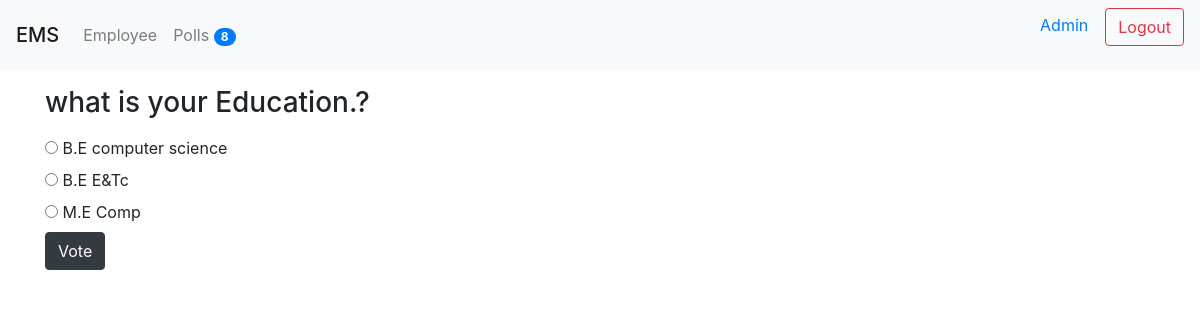
The page /polls/3/ (signed in) on the database its author committed.
### poll/models.py (models this page shows, shortened)
class Question(models.Model):
    title  = models.TextField(null=True, blank=True)
    status = models.CharField(default='inactive', max_length=10)
    created_by = models.ForeignKey(User, null=True, blank=True, on_delete=models.CASCADE)
    start_date = models.DateTimeField(null=True, blank=True)
    end_date = models.DateTimeField(null=True, blank=True)
    created_at = models.DateTimeField(auto_now_add=True)
    updated_at = models.DateTimeField(auto_now=True)
    @property
    def choices(self):
        return self.choice_set.all()

class Choice(models.Model):
    question = models.ForeignKey('poll.Question',on_delete=models.CASCADE)
    text = models.TextField(null=True, blank=True)
    created_at = models.DateTimeField(auto_now_add=True)
    updated_at = models.DateTimeField(auto_now=True)

### poll/views.py (the view, shortened to what this page needs)
# urls.py: path('polls/',include('poll.urls')),
@login_required(login_url="/login/")
def poll(request, id= None ):
    if request.method == "GET":
        try:
            question = Question.objects.get(id=id)
        except:
            raise Http404
        context = {}
        context['question'] = question
        return render(request, 'polls/poll.html', context)

### poll/context_processors.py (called while the page is built)
def polls_count(request):
    count = Question.objects.count()
    return {"polls_count": count}

### ems/templates/polls/poll.html (shortened to what this page needs)
{% extends 'base.html' %}
{% block content %}
    <p>
        <h3>{{question.title}}</h3>
    </p>
    <form method="POST">
    {% for choice in question.choices %}
        <div class="radio">
            <label>
                <input type="radio" name="choice" value="{{choice.id}}">
                {{choice.text}}
            </label>
        </div>
    {% empty %}
        <p>There is no choice available for this question.</p>
    {% endfor %}
        <button class="btn btn-dark" type="submit" value="Vote">Vote</button>
    </form>
{% endblock content %}

### ems/templates/header.html (shortened to what this page needs)
<div class="navbar navbar-expand-lg navbar-light bg-light">
    <span class="navbar-brand mb-0 h1">EMS</span>
    <div class="collapse navbar-collapse" id="navbarNav">
        <ul class="navbar-nav">
            <li class="nav-item">
                <a class="nav-link" href="{% url 'employee_list' %}">
                    {{"employee" | capfirst}}
                </a>
            </li>
            <li class="nav-item">
                <a class="nav-link" href="{% url 'polls_list' %}">
                    {{"Polls" | capfirst}}
                    <span class="badge badge-primary badge-pill ">{{polls_count}}</span>
                </a>
            </li>
        </ul>
    </div>
    <div class="text-right">
        {% if user %}
        <form method="POST" action="/logout/">
        <a href="{% url 'my_profile'%}">
            <span class="mr-sm-2">{{user.first_name}}</span>&nbsp;
            <input type="submit" class="btn btn-outline-danger " value="Logout">
        </a>
        </form>
        {% endif%}
    </div>
</div>

### rows shown on the page
Question: title "what is your Education.?"
Choice: text "B.E computer science"
Choice: text "B.E E&Tc"
Choice: text "M.E Comp"

### other values the page prints
{{ "employee" | capfirst }} "Employee"
{{ "Polls" | capfirst }} "Polls"
{{ polls_count }} "8"
{{ user.first_name }} "Admin"
